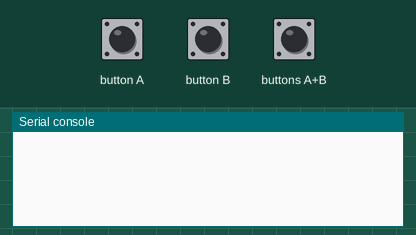
This program was run on a simulated BBC micro:bit (MakeCode). Shown: the last lines printed to the serial console. The test bench sets the inputs (shaded band). No radio messages arrive unless stated (any console line starting 'radio sent:' is added by the test bench).

Above: at 1.6 s.
1.7 s: button A pressed for 0.15 s
At 2.8 s:
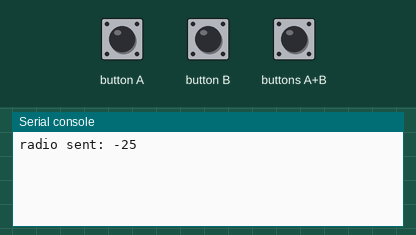
3.3 s: buttons A+B pressed for 0.15 s
At 4.0 s:
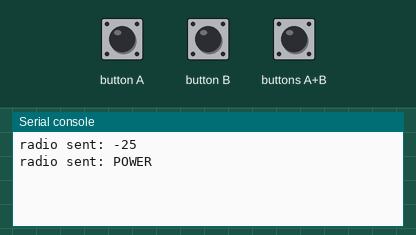
4.9 s: button B pressed for 0.15 s
At 6.5 s:
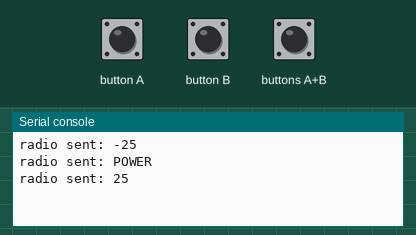

Measured:
- after the input at 1.7 s, the serial console: prints a new line after 0.15 s (image 1)
- after the input at 3.3 s, the serial console: prints a new line after 0.15 s (image 2)
- after the input at 4.9 s, the serial console: prints a new line after 0.15 s (image 3)

The program:

main.ts
```typescript
radio.onReceivedNumber(function (receivedNumber) {
    led.setBrightness(led.brightness() + receivedNumber)
})
input.onButtonPressed(Button.A, function () {
    radio.sendNumber(-25)
})
input.onButtonPressed(Button.AB, function () {
    radio.sendString("POWER")
})
radio.onReceivedString(function (receivedString) {
    if (receivedString == 0) {
        encendido = !(encendido)
        led.setBrightness(255)
        led.enable(encendido)
    }
})
input.onButtonPressed(Button.B, function () {
    radio.sendNumber(25)
})
let encendido = false
radio.setGroup(1)
encendido = false
led.enable(encendido)
basic.showLeds(`
    . . . . .
    . . . . .
    . . . . .
    . . . . .
    . . . . .
    `)
basic.forever(function () {

})
```

test.ts
```typescript
// aquí va el archivo "tests"; esto no se compilará cuando este paquete se utilice como una extensión.
```
